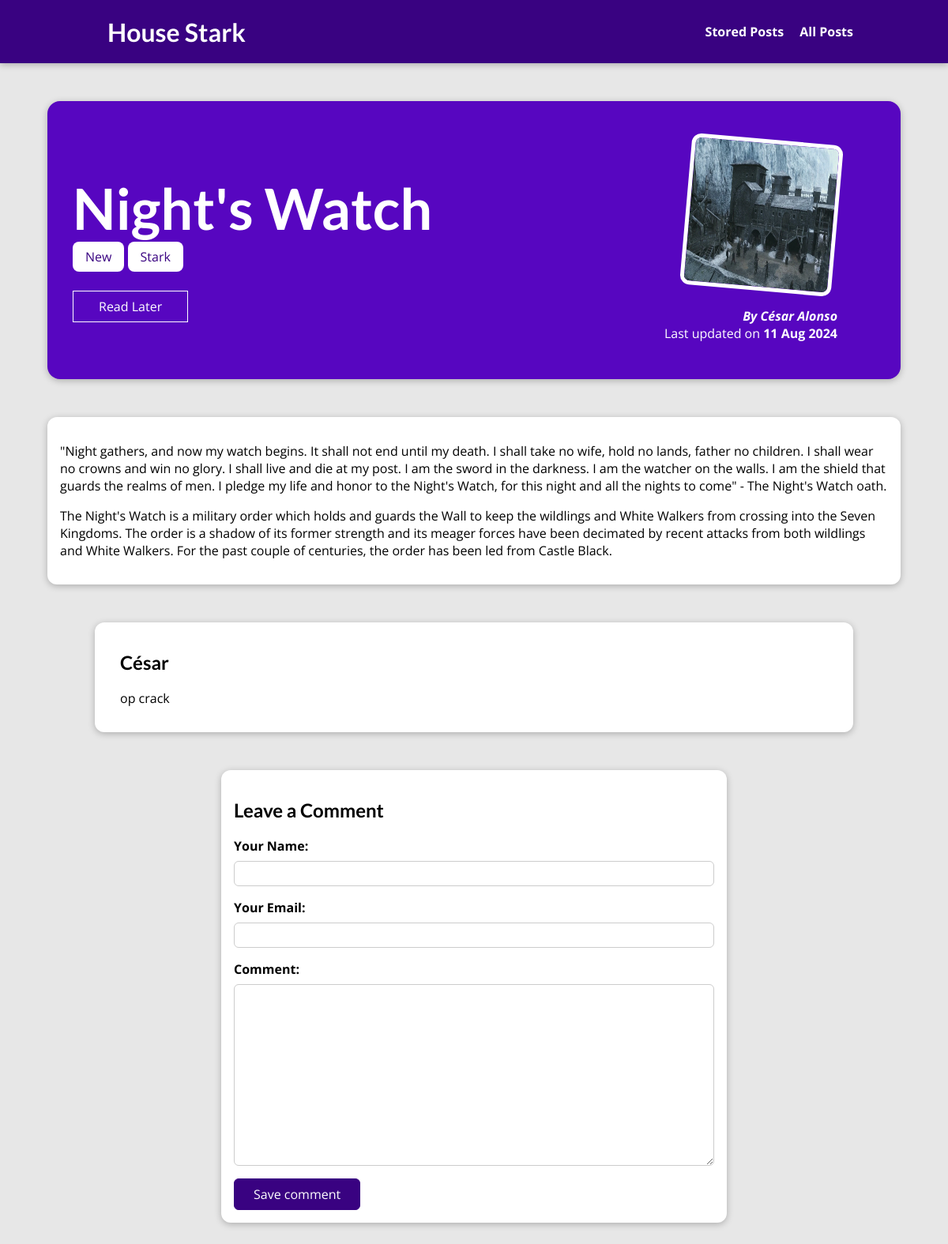
/posts/nights-watch, run on an earlier commit of the app's database.
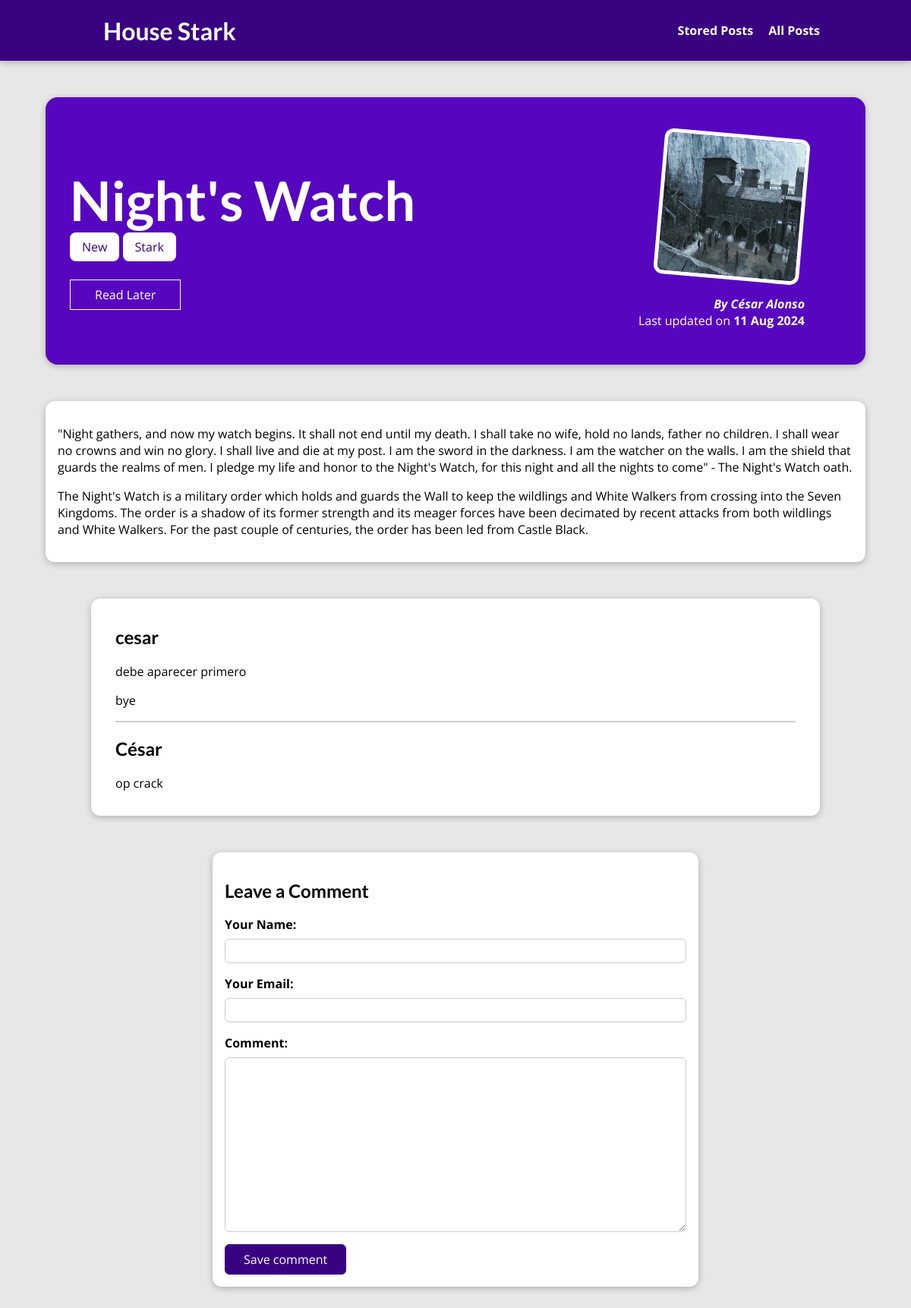
And on a later commit of the database.
### blog/models.py (models this page shows, shortened)
class Post (models.Model):
    title = models.CharField(max_length=150)
    excerpt = models.CharField(max_length=200)
    image = models.ImageField(upload_to="posts", null=True)
    date = models.DateField(auto_now=True)
    slug = models.SlugField(unique=True, db_index=True)
    content = models.TextField(validators=[MinLengthValidator(10)])
    author = models.ForeignKey(Author, on_delete=models.SET_NULL, null=True, related_name="posts")
    tags = models.ManyToManyField(Tag)

class Tag (models.Model):
    caption = models.CharField(max_length=20)

class Author (models.Model):
    first_name = models.CharField(max_length=100)
    last_name = models.CharField(max_length=100)
    email_address = models.EmailField(max_length=254)
    def full_name(self):
        return f"{self.first_name} {self.last_name}"
    def __str__(self):
        return self.full_name()

class Comment(models.Model):
    user_name = models.CharField(max_length=120)
    user_email = models.EmailField(max_length=254)
    text = models.TextField(max_length=400)
    post = models.ForeignKey(Post, on_delete=models.CASCADE, related_name="comments")

### blog/views.py (the view, shortened to what this page needs)
# urls.py: path("posts/<slug:slug>", views.SinglePostView.as_view(), name="post-detail-page"),
class SinglePostView(View):
    def is_stored_post(self, request, post_id):
        stored_posts = request.session.get("stored_posts")
        if stored_posts is not None:
            return post_id in stored_posts
        else:
            return False
    def get(self, request, slug):
        post = Post.objects.get(slug=slug)
        context = {
            "post": post,
            "post_tags": post.tags.all(),
            "comment_form": CommentForm(),
            "comments": post.comments.all().order_by("-id"),
            "save_for_later": self.is_stored_post(request, post.id)
        }
        return render(request, "blog/post-detail.html", context)

### blog/forms.py
class CommentForm(forms.ModelForm):
    class Meta:
        model = Comment
        exclude = ["post"]
        labels = {
            "user_name": "Your Name",
            "user_email": "Your Email",
            "text": "Comment"
        }

### blog/templates/blog/post-detail.html (shortened to what this page needs)
{% extends "base.html" %}
{% load static  %}
{% block css_files %}
    <link rel="stylesheet" href="{% static "blog/post-detail.css" %}">
{% endblock %}
{% block content %}
    <section id="summary">
        <h2>{{ post.title }}</h2>
        <div>
            {% for tag in post_tags %}
                <span class="tag">{{ tag.caption }}</span>
            {% endfor %}
        </div>
        <div id="read-later">
            <form action="{% url "read-later" %}", method="POST">
                <button>
                    {% if save_for_later %}
                        Remove from "Read Later"
                    {% else %}
                        Read Later
                    {% endif %}
                </button>
            </form>
        </div>
        <article>
            <img src="{{ post.image.url }}" alt="{{ post.title }}">
            <address>By <a href="mailto:{{ post.author.email_address }}">{{ post.author }}</a></address>
            <div>
                Last updated on <time datetime="">{{ post.date|date:"d M Y" }}</time>
            </div>
        </article>
    </section>
    <main>
        {{ post.content|linebreaks }}
    </main>
    <section id="comments">
        <ul>
            {% for comment in comments  %}
                <li>
                    <h2>{{ comment.user_name }}</h2>
                    <p>{{ comment.text|linebreaks }}</p>
                </li>
            {% endfor %}
        </ul>
    </section>
    <section id="comment-form">
        <h2>Leave a Comment</h2>
        <form action="{% url "post-detail-page" post.slug %}" method="POST">
            {% for form_field in comment_form %}
                <div class="form-control {% if form_field.errors %}invalid{% endif %}">
                    {{ form_field.label_tag }}
                    {{ form_field }}
                </div>
            {% endfor %}
            <button>Save comment</button>
        </form>
    </section>
{% endblock %}

### templates/base.html (shortened to what this page needs)
{% load static %}
<!DOCTYPE html>
<html lang="en">
<head>
    <link rel="stylesheet" href="{% static "app.css" %}">
    {% block css_files %}{% endblock %}
</head>
<body>
    <header id="main-navigation">
        <h1><a href="{% url "starting-page" %}">House Stark</a></h1>
        <nav>
            <a href="{% url "read-later" %}">Stored Posts</a>
            <a href="{% url "posts-page" %}">All Posts</a>
        </nav>
    </header>
    {% block content%}
    {% endblock %}
</body>
</html>

### static/app.css (style rules this page uses)
* { box-sizing: border-box; }
html { font-family: 'Open Sans', 'Lato', sans-serif; }
body { margin: 0; }
h1, h2, h3 { font-family: 'Lato', sans-serif; font-weight: bold; }
#main-navigation { width: 100%; height: 5rem; display: flex; justify-content: space-between; align-items: center; padding: 0 10%; position: absolute; top: 0; left: 0; }
#main-navigation a { text-decoration: none; color: white; font-weight: bold; margin-left: 1rem; }

### blog/static/blog/post-detail.css (style rules this page uses)
body { background-color: #e7e7e7; }
#main-navigation { background-color: #390281; box-shadow: 0 2px 8px rgba(0, 0, 0, 0.25); }
#summary { margin: 8rem auto 3rem auto; padding: 2rem; width: 90%; max-width: 90rem; border-radius: 16px; background-color: #5706c0; position: relative; box-shadow: 0 2px 8px rgba(0, 0, 0, 0.25); height: 22rem; }
#summary h2 { color: white; font-size: 4.5rem; margin-bottom: 0.5rem; }
#summary article { position: absolute; top: 2rem; right: 3rem; padding: 1rem 2rem; border-radius: 12px; text-align: right; color: white; }
#summary article img { width: 12rem; height: 12rem; border-radius: 12px; transform: rotateZ(5deg); border: 5px solid white; margin-bottom: 1rem; }
#summary address { font-weight: bold; }
#summary a { color: white; text-decoration: none; }
#summary time { font-weight: bold; }
#read-later { margin: 2rem 0; }
#read-later button { background-color: transparent; border: 1px solid white; padding: 0.5rem 2rem; font: inherit; color: white; cursor: pointer; }
main { width: 90%; max-width: 90rem; margin: 3rem auto; background-color: white; padding: 1rem; border-radius: 12px; box-shadow: 0 2px 8px rgba(0, 0, 0, 0.25); }
.tag { background-color: white; color: #390281; padding: 0.5rem 1rem; border-radius: 8px; }
#comment-form { margin: 3rem auto; width: 90%; max-width: 40rem; border-radius: 12px; background-color: white; box-shadow: 0 2px 8px rgba(0, 0, 0, 0.25); padding: 1rem; }
#comment-form button { font: inherit; background-color: #390281; color: white; border: 1px solid #390281; padding: 0.5rem 1.5rem; border-radius: 6px; cursor: pointer; }
.form-control { margin-bottom: 1rem; }
.form-control label { font-weight: bold; margin-bottom: 0.5rem; display: block; }
.form-control input, .form-control textarea { display: block; width: 100%; font: inherit; padding: 0.25rem; border-radius: 6px; border: 1px solid #ccc }
#comments { margin: 3rem auto; width: 90%; max-width: 60rem; border-radius: 12px; background-color: white; box-shadow: 0 2px 8px rgba(0, 0, 0, 0.25); padding: 1rem 2rem; }
#comments ul { list-style: none; margin: 0; padding: 0; }
#comments li { margin-bottom: 1rem; border-bottom: 2px solid #ccc; }
#comments li:last-of-type { border-bottom: none; }

What changed in the data, as far as the page shows it:
added Comment: user_name "cesar", text "debe aparecer primero bye"
